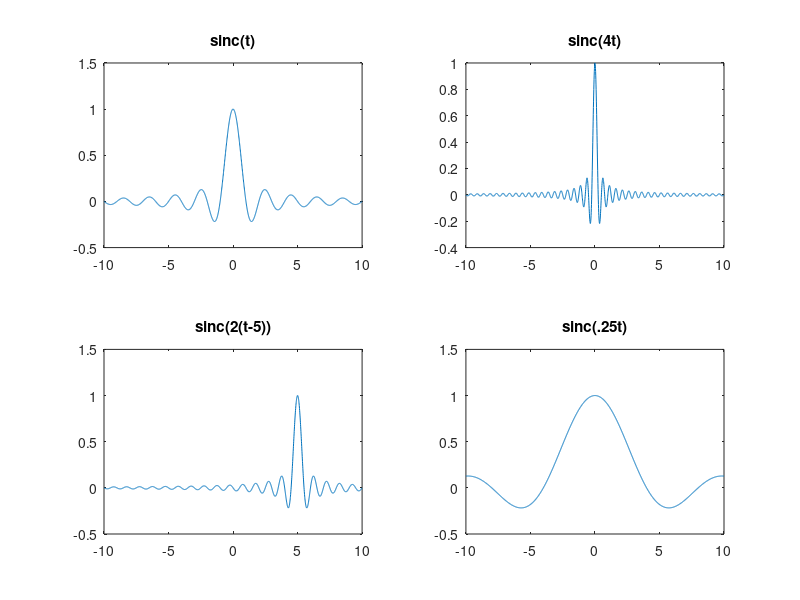

This figure's MATLAB source:
%shifting_and_scaling_operation_using_sinc_signal
clc;clear;close all;
t=-10:0.01:10;
y1=sinc(t);
subplot(221);plot(t,y1);
title('sinc(t)');
axis([-10 10 -0.5 1.5]);
y2=sinc(4*t);
subplot(222);plot(t,y2);
title('sinc(4t)');
y3=sinc(2*(t-5));
subplot(223);plot(t,y3);
title('sinc(2(t-5))');
axis([-10 10 -0.5 1.5]);
y4=sinc(0.25*t);
subplot(224);plot(t,y4);
title('sinc(.25t)');
axis([-10 10 -0.5 1.5]);
